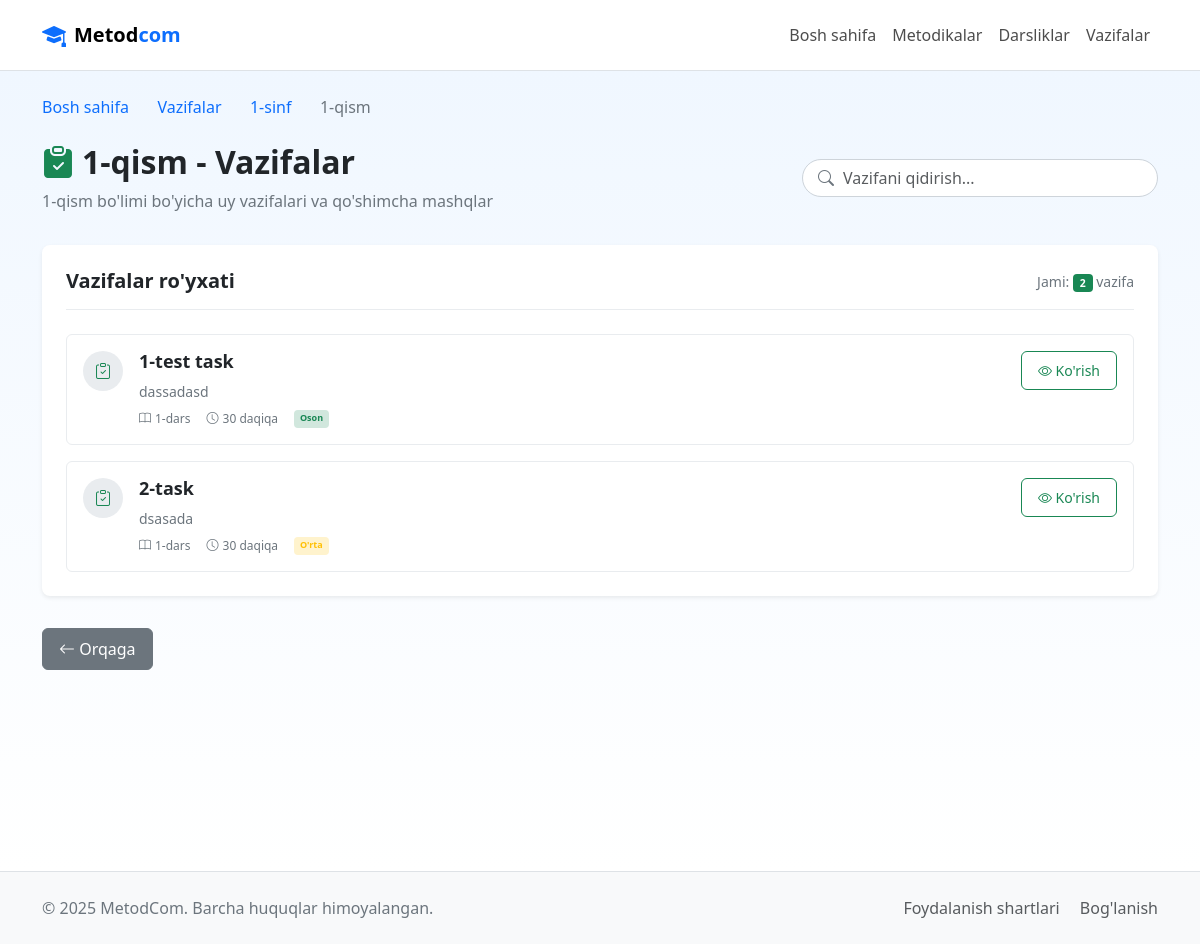
The app's page /tasks/section/3/ (signed in), older data.
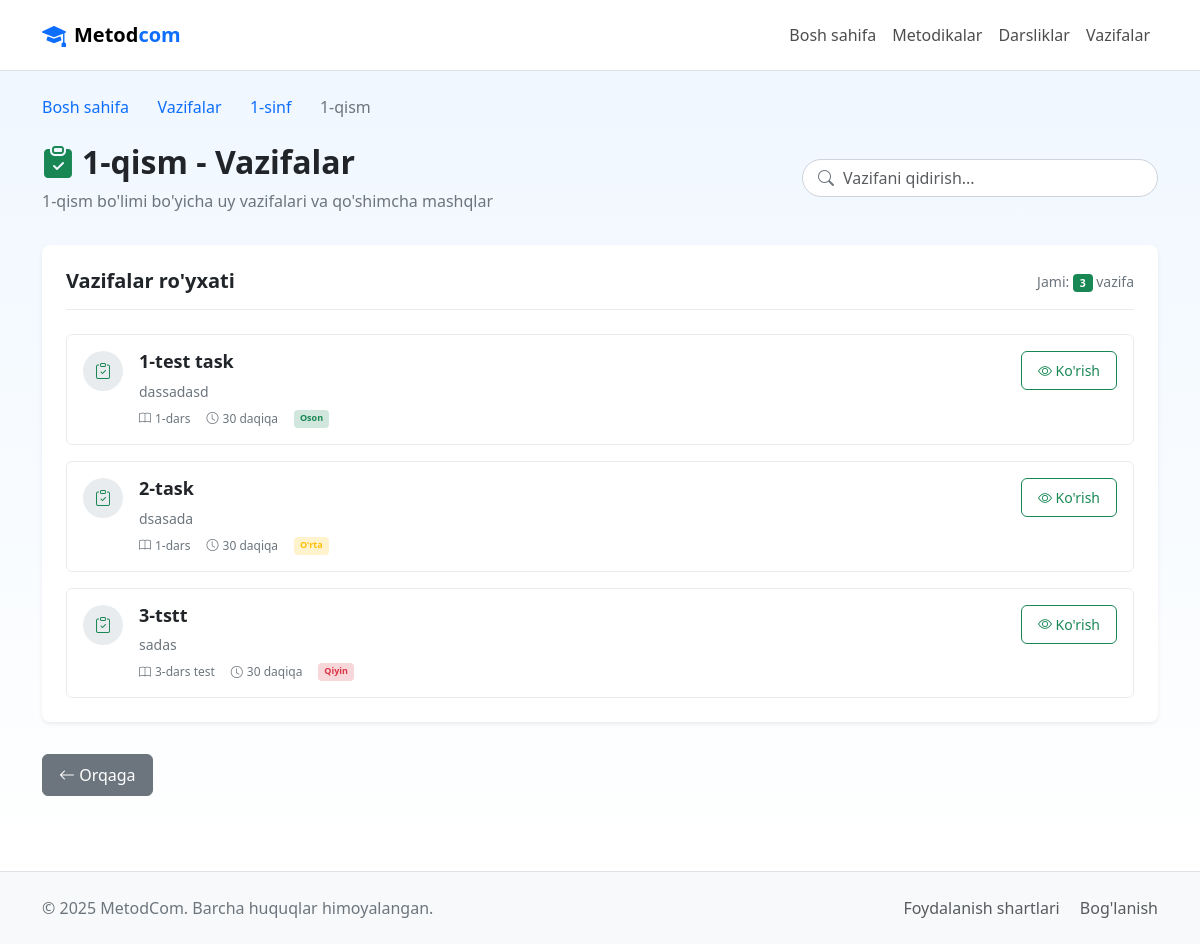
The same page, newer data.
### maktab/models.py (models this page shows, shortened)
class Task(models.Model):
    DIFFICULTY_CHOICES = [
        ('easy', 'Oson'),
        ('medium', 'Orta'),
        ('hard', 'Qiyin'),
    ]
    title = models.CharField(max_length=200, verbose_name="Vazifa nomi")
    lesson = models.ForeignKey(Lesson, on_delete=models.CASCADE, related_name="tasks", verbose_name="Dars")
    difficulty = models.CharField(max_length=10, choices=DIFFICULTY_CHOICES, default='medium', verbose_name="Qiyinlik darajasi")
    description = models.TextField(verbose_name="Vazifa tavsifi")
    instructions = models.TextField(verbose_name="Bajarish yo'riqnomasi")
    time_estimate = models.PositiveIntegerField(default=30, verbose_name="Bajarish vaqti (daqiqa)")
    created_at = models.DateTimeField(auto_now_add=True, verbose_name="Yaratilgan vaqt")
    is_active = models.BooleanField(default=True, verbose_name="Faol")
    class Meta:
        verbose_name = "Vazifa"
        verbose_name_plural = "Vazifalar"
        ordering = ['lesson__order', 'title']

class Lesson(models.Model):
    title = models.CharField(max_length=200, verbose_name="Dars nomi")  # Masalan, Kirish
    section = models.ForeignKey(Section, on_delete=models.CASCADE, related_name="lessons", verbose_name="Qism")
    order = models.PositiveIntegerField(default=1, verbose_name="Tartib raqami")
    description = models.TextField(blank=True, verbose_name="Tavsif")
    class Meta:
        verbose_name = "Dars"
        verbose_name_plural = "Darslar"
        ordering = ['order']

### maktab/views.py (the view)
# urls.py: path('tasks/section/<int:section_id>/', views.task_by_subject, name='task_by_subject'),  # Vazifalar ro'yxati
@login_required
def task_by_subject(request, section_id):
    section = get_object_or_404(Section, id=section_id)
    lessons = Lesson.objects.filter(section=section).order_by('order')
    tasks = []
    for lesson in lessons:
        lesson_tasks = Task.objects.filter(lesson=lesson, is_active=True).order_by('title')
        for task in lesson_tasks:
            tasks.append(task)
    context = {
        'section': section,
        'lessons': lessons,
        'subject': section.subject,
        'grade': section.subject.grade,
        'tasks': tasks,
    }
    return render(request, 'school/task_final_list.html', context)

### templates/school/task_final_list.html (shortened to what the changed rows need)
{% load static %}
<!DOCTYPE html>
<html lang="uz">
<head>
  <link href="https://cdn.jsdelivr.net/npm/bootstrap@5.3.0/dist/css/bootstrap.min.css" rel="stylesheet">
  <link rel="stylesheet" href="https://cdn.jsdelivr.net/npm/bootstrap-icons@1.11.1/font/bootstrap-icons.css">
  <link rel="stylesheet" href="/static/css/lesson_list.css">
</head>
<body>
  <main>
    <div class="lesson-container">
      <div class="container py-4">
        <div class="lesson-header">
          <div class="row align-items-center">
            <div class="col-md-8">
              <h1 class="lesson-title">
                <i class="bi bi-clipboard-check-fill text-success me-2"></i>
                {{ section.name }} - Vazifalar
              </h1>
            </div>
          </div>
        </div>
        <div class="lessons-list-container">
          <div class="lessons-list-header">
            <h2 class="lessons-list-title">Vazifalar ro'yxati</h2>
            <div class="lessons-count">Jami: <span class="badge bg-success">{{ tasks|length }}</span> vazifa</div>
          </div>
          {% if tasks %}
            <div class="lessons-list">
              {% for task in tasks %}
                <div class="lesson-item" data-lesson-title="{{ task.title|lower }}">
                  <div class="lesson-number">
                    <i class="bi bi-clipboard-check text-success"></i>
                  </div>
                  <div class="lesson-content">
                    <h3 class="lesson-item-title">{{ task.title }}</h3>
                    <p class="lesson-item-description">{{ task.description|truncatechars:120 }}</p>
                    <div class="lesson-meta">
                      <span class="lesson-methodology-count">
                        <i class="bi bi-book"></i> {{ task.lesson.title }}
                      </span>
                      <span class="lesson-page">
                        <i class="bi bi-clock"></i> {{ task.time_estimate }} daqiqa
                      </span>
                      <span class="badge bg-{% if task.difficulty == 'easy' %}success{% elif task.difficulty == 'medium' %}warning{% else %}danger{% endif %}-subtle text-{% if task.difficulty == 'easy' %}success{% elif task.difficulty == 'medium' %}warning{% else %}danger{% endif %}">
                        {% if task.difficulty == 'easy' %}Oson
                        {% elif task.difficulty == 'medium' %}O'rta
                        {% elif task.difficulty == 'hard' %}Qiyin{% endif %}
                      </span>
                    </div>
                  </div>
                  <div class="lesson-actions">
                    <a href="{% url 'maktab:task_detail' task.id %}" class="btn btn-outline-success btn-sm">
                      <i class="bi bi-eye"></i> Ko'rish
                    </a>
                  </div>
                </div>
              {% endfor %}
            </div>
          {% endif %}
        </div>
      </div>
    </div>
  </main>
</body>
</html>

Row changes from the older to the newer data that the page shows:
added Task: title "3-tstt", description "sadas", lesson "3-dars test", time_estimate "30", difficulty "Qiyin"
Text that changed along with them:
{{ tasks|length }}: "2" → "3"
